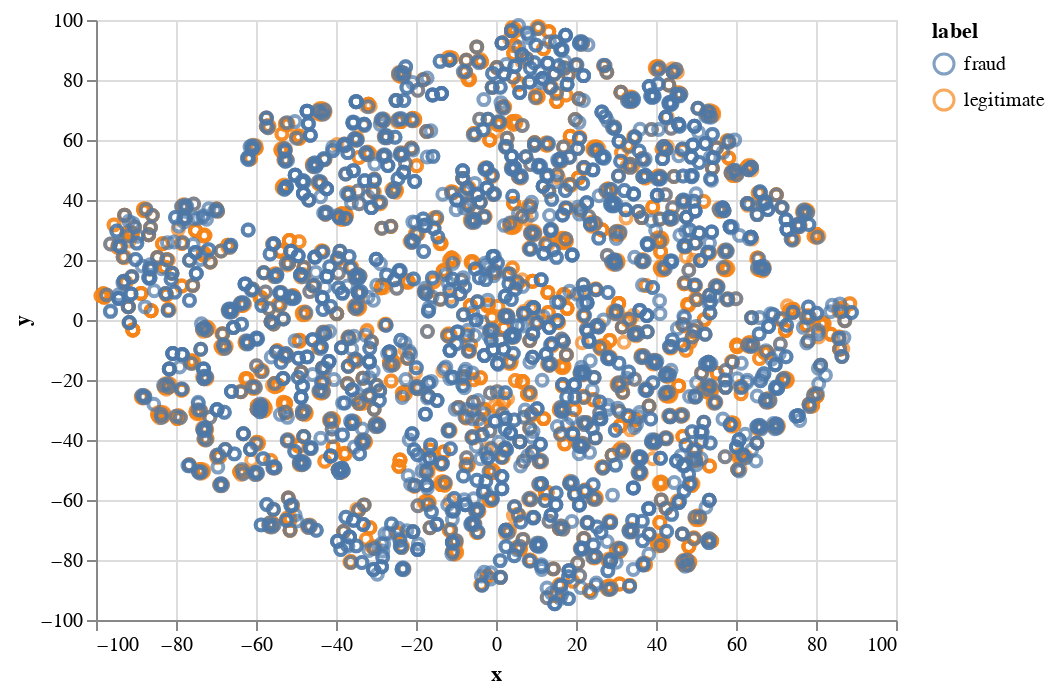

The notebook cell this image was saved under:
### Code cell
import sklearn.manifold
tsne = sklearn.manifold.TSNE()

# use SVD to reduce the dimensionality before fitting t-SNE
svd = sklearn.decomposition.TruncatedSVD(16)
svd_a = svd.fit_transform(merchants)

tsne_a = tsne.fit_transform(svd_a)

merchants_df["x"] = tsne_a.T[0]
merchants_df["y"] = tsne_a.T[1]

alt.Chart(merchants_df).mark_point().encode(x="x:Q", y="y:Q", color="label")

### Figure 1 — Vega-Lite specification as saved in the notebook (floating-point values rounded to 4 significant figures; data arrays with more than 128 entries replaced by an {"elided": "..."} marker saying what was removed)
{"config": {"view": {"continuousWidth": 400, "continuousHeight": 300}}, "data": {"name": "data-7dcfc5cd083b1bd2ce6ab65f9cda0a6e"}, "mark": "point", "encoding": {"color": {"type": "nominal", "field": "label"}, "x": {"type": "quantitative", "field": "x"}, "y": {"type": "quantitative", "field": "y"}}, "$schema": "https://vega.github.io/schema/vega-lite/v4.0.0.json", "datasets": {"data-7dcfc5cd083b1bd2ce6ab65f9cda0a6e": {"elided": "5000 records"}}}
